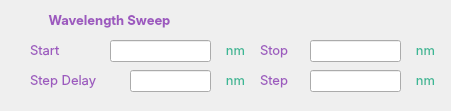
          <widget class="QWidget" name="wavelenghtSweepField_2" native="true">
           <property name="geometry">
            <rect>
             <x>10</x>
             <y>470</y>
             <width>451</width>
             <height>111</height>
            </rect>
           </property>
           <property name="font">
            <font>
             <kerning>false</kerning>
            </font>
           </property>
           <property name="styleSheet">
            <string notr="true">#wavelenghtSweepField_2{
border-style: outset;
 border-width: 2px;
border-radius: 10px;
 border-color: #9D59BF;
}

</string>
           </property>
           <widget class="QLabel" name="label_wavelengthSweep_3">
            <property name="geometry">
             <rect>
              <x>20</x>
              <y>0</y>
              <width>179</width>
              <height>41</height>
             </rect>
            </property>
            <property name="font">
             <font>
              <family>Inter</family>
              <pointsize>10</pointsize>
              <weight>75</weight>
              <bold>true</bold>
             </font>
            </property>
            <property name="styleSheet">
             <string notr="true">color:#9D59BF;</string>
            </property>
            <property name="text">
             <string>Wavelength Sweep</string>
            </property>
            <property name="alignment">
             <set>Qt::AlignCenter</set>
            </property>
           </widget>
           <widget class="QLabel" name="label_start_3">
            <property name="geometry">
             <rect>
              <x>30</x>
              <y>30</y>
              <width>51</width>
              <height>41</height>
             </rect>
            </property>
            <property name="font">
             <font>
              <family>Inter</family>
              <pointsize>10</pointsize>
              <weight>50</weight>
              <bold>false</bold>
             </font>
            </property>
            <property name="styleSheet">
             <string notr="true">color:#9D59BF;</string>
            </property>
            <property name="text">
             <string>Start</string>
            </property>
            <property name="alignment">
             <set>Qt::AlignLeading|Qt::AlignLeft|Qt::AlignVCenter</set>
            </property>
           </widget>
           <widget class="QLabel" name="label_stepDelay_3">
            <property name="geometry">
             <rect>
              <x>30</x>
              <y>60</y>
              <width>91</width>
              <height>41</height>
             </rect>
            </property>
            <property name="font">
             <font>
              <family>Inter</family>
              <pointsize>10</pointsize>
              <weight>50</weight>
              <bold>false</bold>
             </font>
            </property>
            <property name="styleSheet">
             <string notr="true">color:#9D59BF;</string>
            </property>
            <property name="text">
             <string>Step Delay</string>
            </property>
            <property name="alignment">
             <set>Qt::AlignLeading|Qt::AlignLeft|Qt::AlignVCenter</set>
            </property>
           </widget>
           <widget class="QLabel" name="label_stop_3">
            <property name="geometry">
             <rect>
              <x>260</x>
              <y>30</y>
              <width>51</width>
              <height>41</height>
             </rect>
            </property>
            <property name="font">
             <font>
              <family>Inter</family>
              <pointsize>10</pointsize>
              <weight>50</weight>
              <bold>false</bold>
             </font>
            </property>
            <property name="styleSheet">
             <string notr="true">color:#9D59BF;</string>
            </property>
            <property name="text">
             <string>Stop</string>
            </property>
            <property name="alignment">
             <set>Qt::AlignLeading|Qt::AlignLeft|Qt::AlignVCenter</set>
            </property>
           </widget>
           <widget class="QLabel" name="label_step_3">
            <property name="geometry">
             <rect>
              <x>260</x>
              <y>60</y>
              <width>51</width>
              <height>41</height>
             </rect>
            </property>
            <property name="font">
             <font>
              <family>Inter</family>
              <pointsize>10</pointsize>
              <weight>50</weight>
              <bold>false</bold>
             </font>
            </property>
            <property name="styleSheet">
             <string notr="true">color:#9D59BF;</string>
            </property>
            <property name="text">
             <string>Step</string>
            </property>
            <property name="alignment">
             <set>Qt::AlignLeading|Qt::AlignLeft|Qt::AlignVCenter</set>
            </property>
           </widget>
           <widget class="QLineEdit" name="startInput_2">
            <property name="geometry">
             <rect>
              <x>110</x>
              <y>40</y>
              <width>101</width>
              <height>22</height>
             </rect>
            </property>
            <property name="font">
             <font>
              <family>Inter</family>
              <pointsize>10</pointsize>
             </font>
            </property>
            <property name="styleSheet">
             <string notr="true">
#startInput{color:#9D59BF;
border: 2px solid #3AB795;
border-radius: 10px;
padding: 0 8px;}
</string>
            </property>
           </widget>
           <widget class="QLineEdit" name="stopInput_2">
            <property name="geometry">
             <rect>
              <x>310</x>
              <y>40</y>
              <width>91</width>
              <height>22</height>
             </rect>
            </property>
            <property name="font">
             <font>
              <family>Inter</family>
              <pointsize>10</pointsize>
             </font>
            </property>
            <property name="styleSheet">
             <string notr="true">
#stopInput{color:#9D59BF;
border: 2px solid #3AB795;
border-radius: 10px;
padding: 0 8px;}
</string>
            </property>
           </widget>
           <widget class="QLineEdit" name="stepDelayInput_2">
            <property name="geometry">
             <rect>
              <x>130</x>
              <y>70</y>
              <width>81</width>
              <height>22</height>
             </rect>
            </property>
            <property name="font">
             <font>
              <family>Inter</family>
              <pointsize>10</pointsize>
             </font>
            </property>
            <property name="styleSheet">
             <string notr="true">
#stepDelayInput{color:#9D59BF;
border: 2px solid #3AB795;
border-radius: 10px;
padding: 0 8px;}
</string>
            </property>
           </widget>
           <widget class="QLineEdit" name="stepInput_2">
            <property name="geometry">
             <rect>
              <x>310</x>
              <y>70</y>
              <width>91</width>
              <height>22</height>
             </rect>
            </property>
            <property name="font">
             <font>
              <family>Inter</family>
              <pointsize>10</pointsize>
             </font>
            </property>
            <property name="styleSheet">
             <string notr="true">
#stepInput{color:#9D59BF;
border: 2px solid #3AB795;
border-radius: 10px;
padding: 0 8px;}
</string>
            </property>
           </widget>
           <widget class="QLabel" name="label_nm_12">
            <property name="geometry">
             <rect>
              <x>210</x>
              <y>30</y>
              <width>51</width>
              <height>41</height>
             </rect>
            </property>
            <property name="font">
             <font>
              <family>Inter</family>
              <pointsize>10</pointsize>
              <weight>50</weight>
              <bold>false</bold>
             </font>
            </property>
            <property name="styleSheet">
             <string notr="true">color:#3AB795;</string>
            </property>
            <property name="text">
             <string>nm</string>
            </property>
            <property name="alignment">
             <set>Qt::AlignCenter</set>
            </property>
           </widget>
           <widget class="QLabel" name="label_nm_13">
            <property name="geometry">
             <rect>
              <x>210</x>
              <y>60</y>
              <width>51</width>
              <height>41</height>
             </rect>
            </property>
            <property name="font">
             <font>
              <family>Inter</family>
              <pointsize>10</pointsize>
              <weight>50</weight>
              <bold>false</bold>
             </font>
            </property>
            <property name="styleSheet">
             <string notr="true">color:#3AB795;</string>
            </property>
            <property name="text">
             <string>nm</string>
            </property>
            <property name="alignment">
             <set>Qt::AlignCenter</set>
            </property>
           </widget>
           <widget class="QLabel" name="label_nm_14">
            <property name="geometry">
             <rect>
              <x>400</x>
              <y>30</y>
              <width>51</width>
              <height>41</height>
             </rect>
            </property>
            <property name="font">
             <font>
              <family>Inter</family>
              <pointsize>10</pointsize>
              <weight>50</weight>
              <bold>false</bold>
             </font>
            </property>
            <property name="styleSheet">
             <string notr="true">color:#3AB795;</string>
            </property>
            <property name="text">
             <string>nm</string>
            </property>
            <property name="alignment">
             <set>Qt::AlignCenter</set>
            </property>
           </widget>
           <widget class="QLabel" name="label_nm_15">
            <property name="geometry">
             <rect>
              <x>400</x>
              <y>60</y>
              <width>51</width>
              <height>41</height>
             </rect>
            </property>
            <property name="font">
             <font>
              <family>Inter</family>
              <pointsize>10</pointsize>
              <weight>50</weight>
              <bold>false</bold>
             </font>
            </property>
            <property name="styleSheet">
             <string notr="true">color:#3AB795;</string>
            </property>
            <property name="text">
             <string>nm</string>
            </property>
            <property name="alignment">
             <set>Qt::AlignCenter</set>
            </property>
           </widget>
          </widget>
